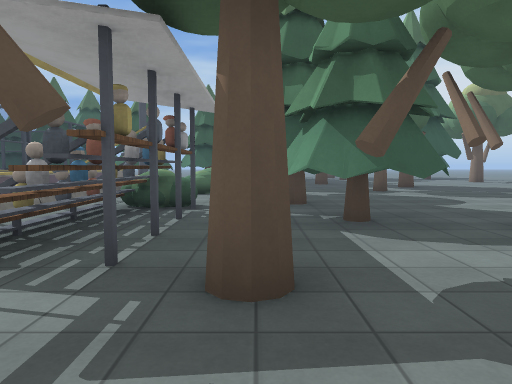
view 1 (above)

15 first-person views from a walk through a level from a Godot 3-D game. The camera is 1.4 m above the floor, tilts 4° down and sees 70° across. The floor is counted in squares, 2 m on a side. Each view is taken from the middle of a square. On the plan, view 1 faces up. The plan holds only what a view shows up to about 11 squares ahead; the rest is blank. The place goes on beyond the plan. Flat picture figures and markers are left out. Surface patterns are stand-ins for the level's own textures.

view 2
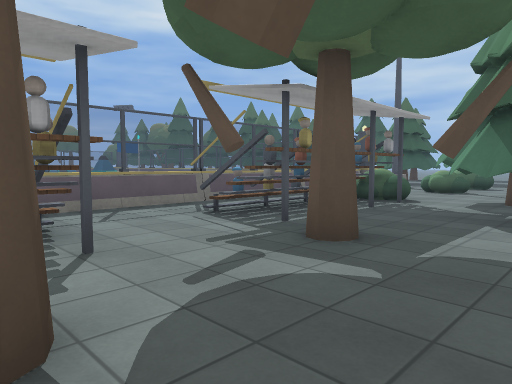

view 3
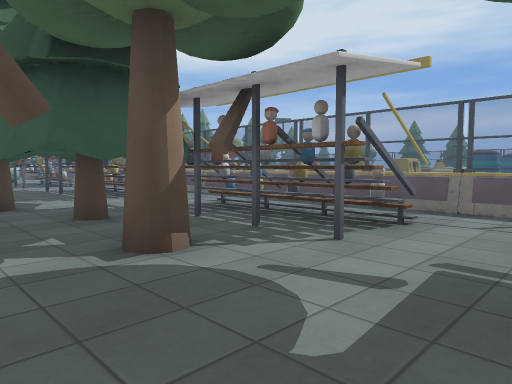

view 4
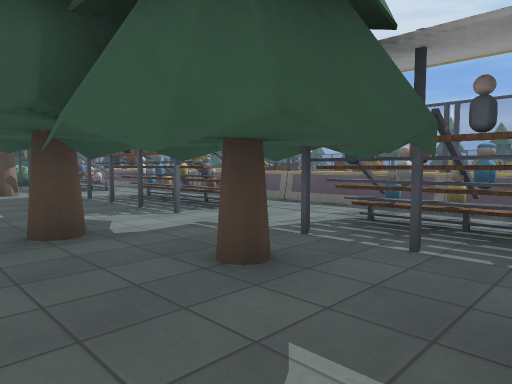

view 5
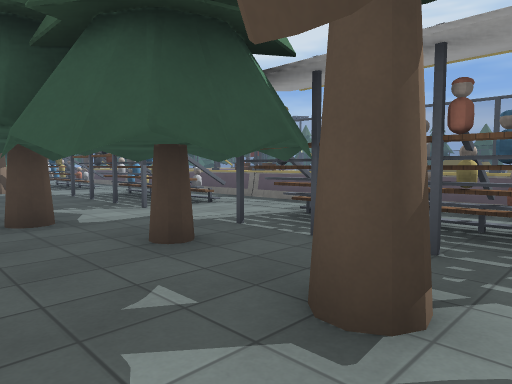

view 6
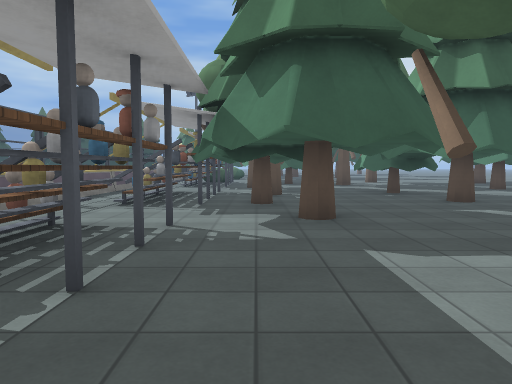

view 7
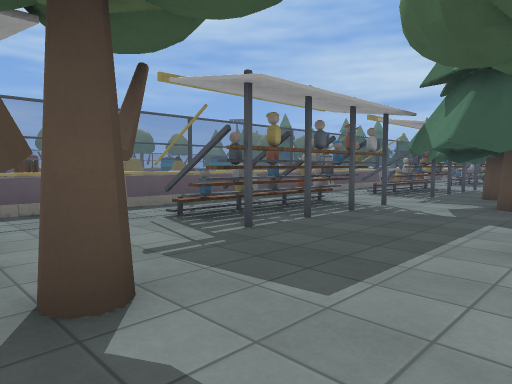

view 8
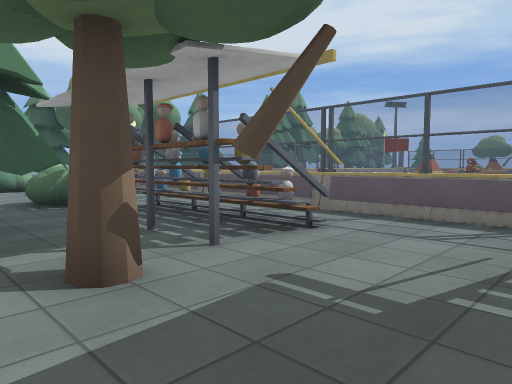

view 9
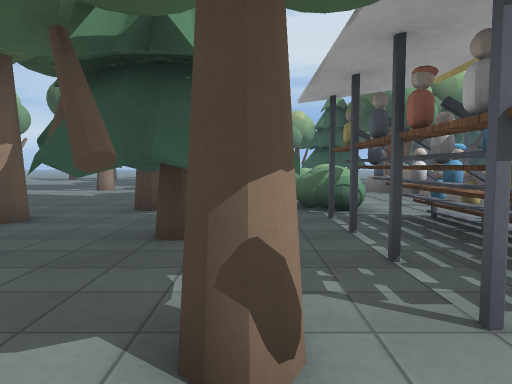

view 10
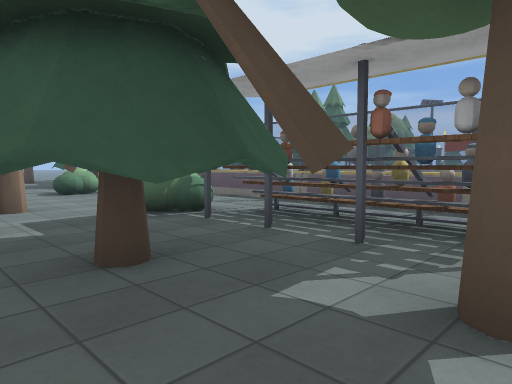

view 11
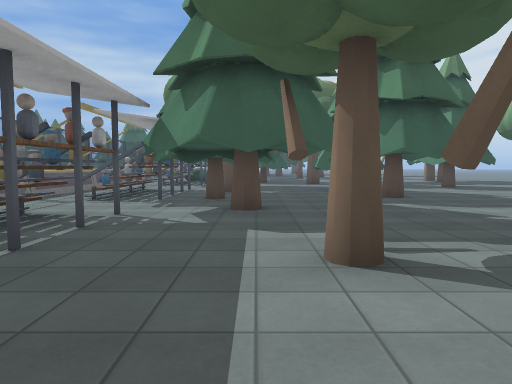

view 12
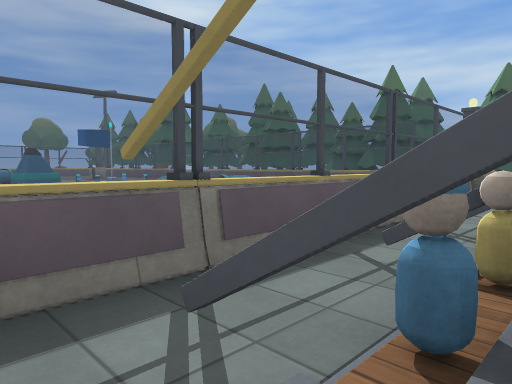

view 13
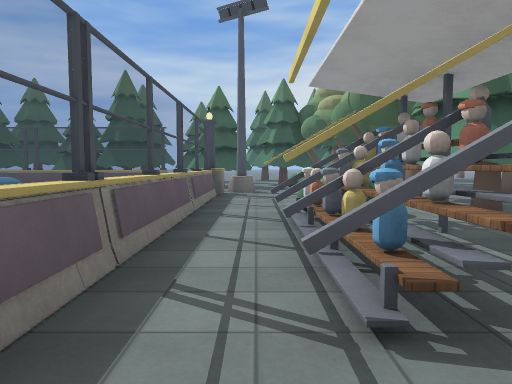

view 14
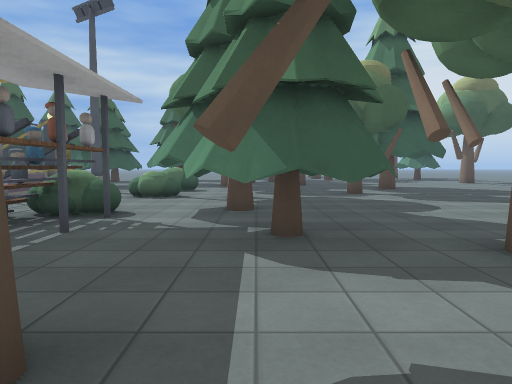

view 15
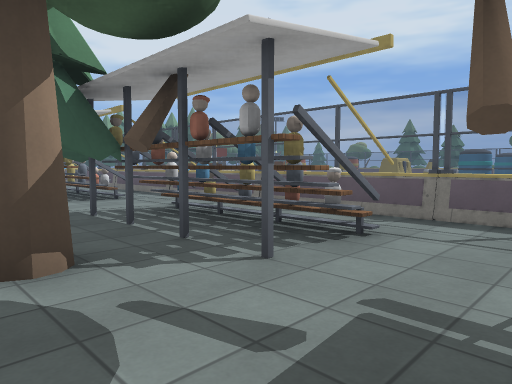

### Floor plan
Key: @ floor where view 1 was taken; # wall or solid block; . floor; = window, fence, low wall or low ledge; ^ raised ledge; T tower; B bush; P pine tree; O other object.
Columns run from 13 left of view 1 to 2 right of it. Each row starts with its distance up from view 1.
 14         PP
 13         PP
 12           .BB#
 11          .TBB...
 10     ==== T.BB...
  9          =.BB##.
  8          =...P .
  7 O        #.BB#PP
  6 =     ^  =###P#P
  5       ^  ==##P#P
  4          ==##PPP
  3          ==####.
  2          =#.##..
  1          =......
  0          ####@..
 -1          ==###..
 -2          ==##PP.
 -3          ####PP.
 -4          =..PPP.
 -5          =....P.
 -6          ####...
 -7          ==##.#.
 -8          ==##..#
 -9          ####..#
-10          =......
-11          =#.##..
-12          ==####.
-13          ==##P#P
-14          ==##P#P
-15          =### P#
-16          #.BB..P
-17          =..B.#.
-18          =....
-19          T. ..
-20           T .
-21            BB

Positions as (right, up) in squares from view 1, and headings:
1: (0, 0), facing up
2: (2, -1), facing up-left
3: (2, 2), facing down-left
4: (2, -1), facing down-left
5: (2, 0), facing down-left
6: (0, -10), facing up
7: (2, -12), facing up-left
8: (1, -9), facing down-left
9: (0, -10), facing down
10: (2, -11), facing down-left
11: (1, -11), facing up
12: (-2, 2), facing up-left
13: (-3, 1), facing up
14: (1, 1), facing up
15: (1, 2), facing down-left
